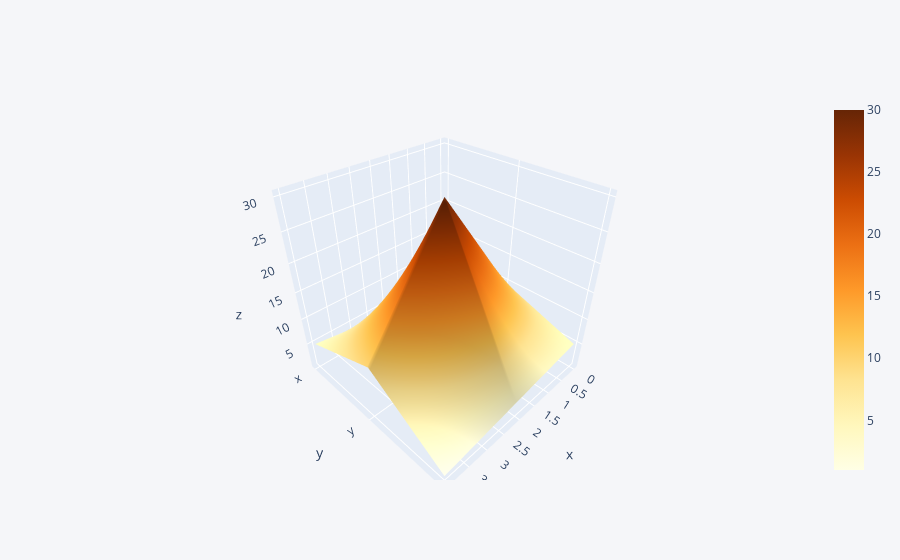

Write notebook code for a chart like this one.
### Markdown cell above
### Surface plot

### Code cell
df2.iplot(kind='surface', colorscale='ylorbr')

### Figure 1 — Plotly figure (JSON) as saved in the notebook; plotly's stock layout.template omitted (floating-point values rounded to 4 significant figures)
{"data": [{"colorscale": [[0, "rgb(255,255,229)"], [0.125, "rgb(255,247,188)"], [0.25, "rgb(254,227,145)"], [0.375, "rgb(254,196,79)"], [0.5, "rgb(254,153,41)"], [0.625, "rgb(236,112,20)"], [0.75, "rgb(204,76,2)"], [0.875, "rgb(153,52,4)"], [1, "rgb(102,37,6)"]], "type": "surface", "x": [0, 1, 2, 3, 4], "y": ["x", "y", "z"], "z": [[1, 2, 3, 4, 5], [10, 20, 30, 20, 10], [5, 4, 3, 2, 1]]}], "layout": {"legend": {"bgcolor": "#F5F6F9", "font": {"color": "#4D5663"}}, "paper_bgcolor": "#F5F6F9", "plot_bgcolor": "#F5F6F9", "title": {"font": {"color": "#4D5663"}}, "xaxis": {"gridcolor": "#E1E5ED", "showgrid": true, "tickfont": {"color": "#4D5663"}, "title": {"font": {"color": "#4D5663"}, "text": ""}, "zerolinecolor": "#E1E5ED"}, "yaxis": {"gridcolor": "#E1E5ED", "showgrid": true, "tickfont": {"color": "#4D5663"}, "title": {"font": {"color": "#4D5663"}, "text": ""}, "zerolinecolor": "#E1E5ED"}}}
